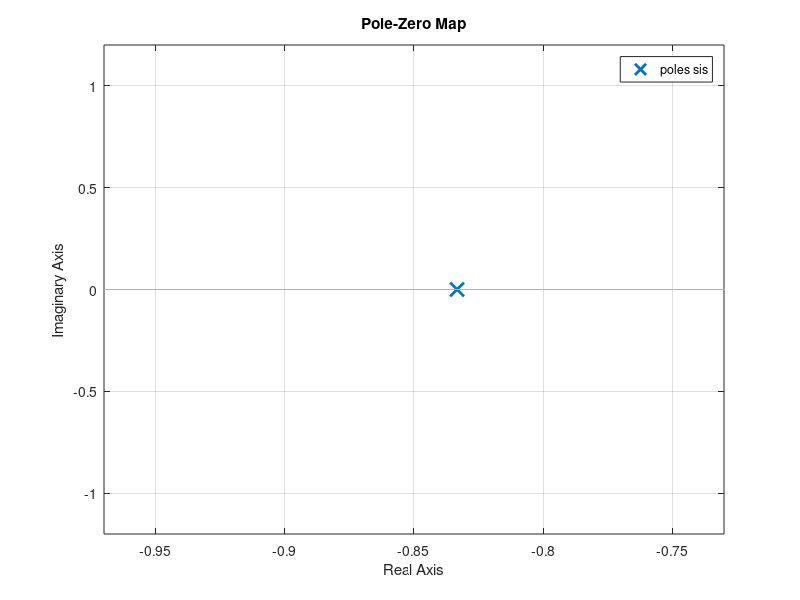
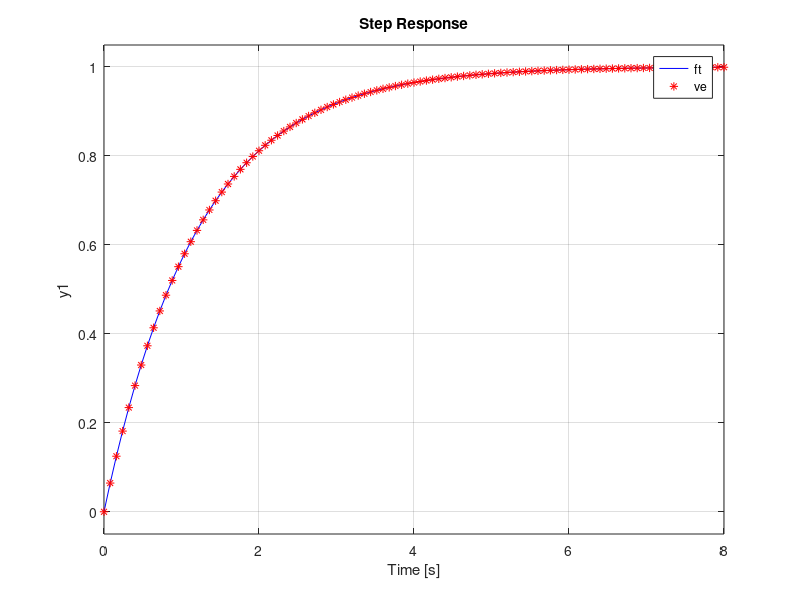
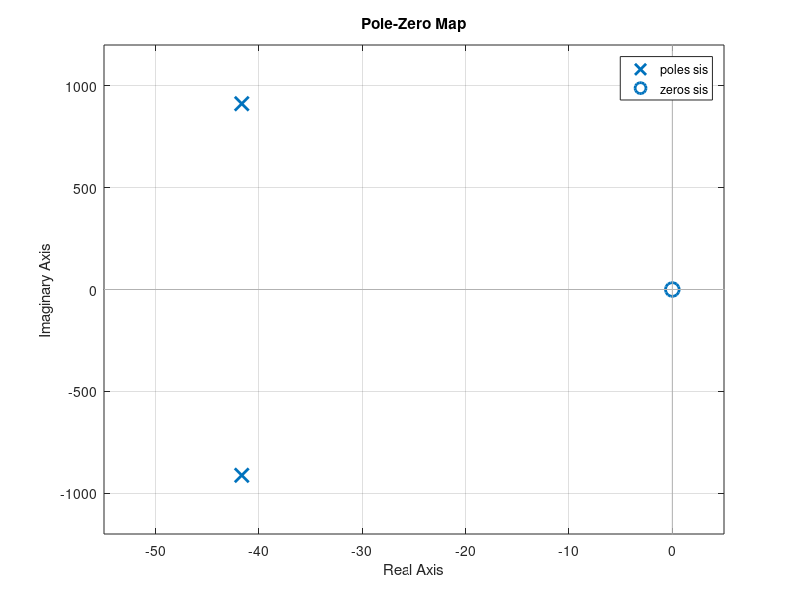
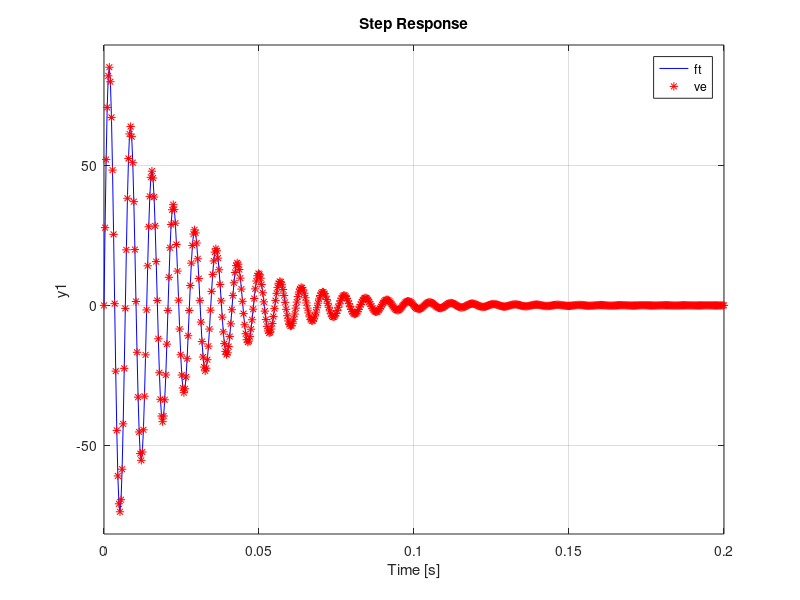

Here is the MATLAB script that generated these plots, in order:
clc
clear 
close all

%-----Ejemplo 1 de sistemas electricos------
R=10e3;
C=120e-6;
%--------------------Vc(s)/V(s)-------------
h=tf(1,[R*C 1]);

%---------------VE-----------
A=-1/(R*C);
B=1/(R*C);
Cs=1;
D=0;
sis=ss(A,B,Cs,D);

pzmap(sis)
figure
step(h,'b',sis,'*r')
legend('ft','ve')


%-----Ejemplo 2 de sistemas electricos------
R=1e3;
C=12e-6;
L=100e-3;
%--------------------Vc(s)/I(s)-------------
h=tf([R*L 0],[R*C*L L R]);

%---------------VE-----------
A=[-1/(R*C) -1/C;1/L 0];
B=[1/C 0]';
Cs=[1 0];
D=[];
sis=ss(A,B,Cs,D);

figure
pzmap(sis)
figure
step(h,'b',sis,'*r')
legend('ft','ve')



